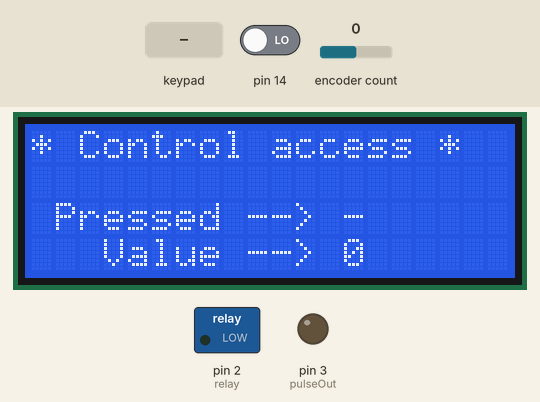
This sketch was run on a simulated Arduino Mega 2560, built with avr-gcc and run on an emulated ATmega2560. Shown: 20×4 character LCD, switched loads named in the sketch (green lamp = pin HIGH), output pins drawn as LEDs (lit = HIGH). The test bench sets the inputs (shaded band); at power-on: encoder count 0, pin 14 LOW.

Above: at 2.9 s.
3.0 s: key 'E' pressed
At 3.01 s:
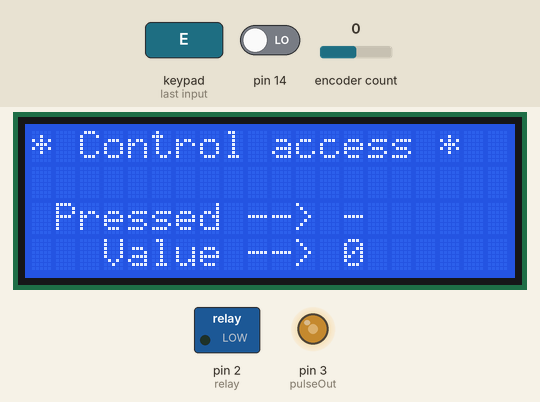
4.5 s: key 'C' pressed
At 5.3 s:
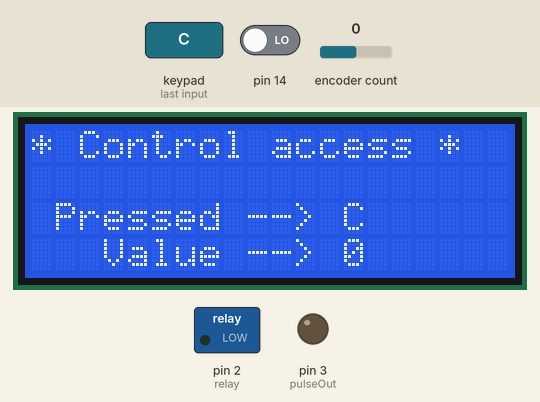
6.0 s: key 'B' pressed
At 7.2 s:
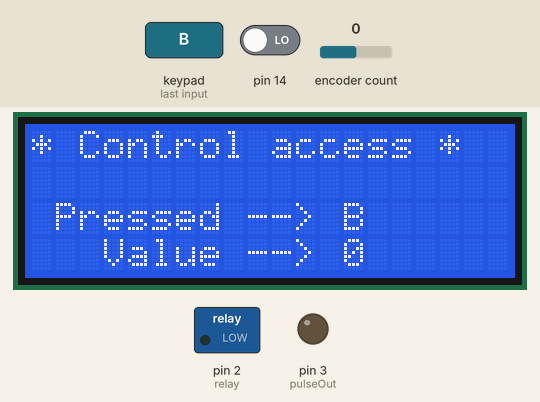
7.5 s: key 'A' pressed
At 7.51 s:
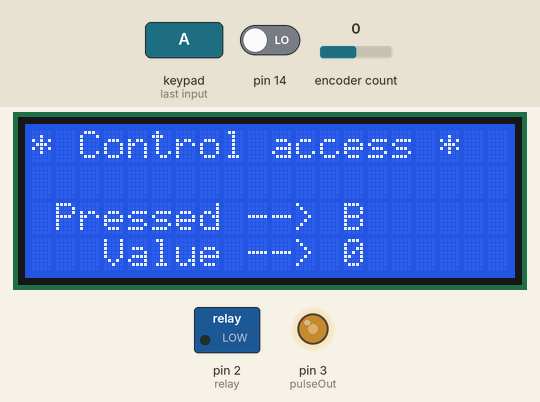
9.0 s: key 'D' pressed
At 9.9 s:
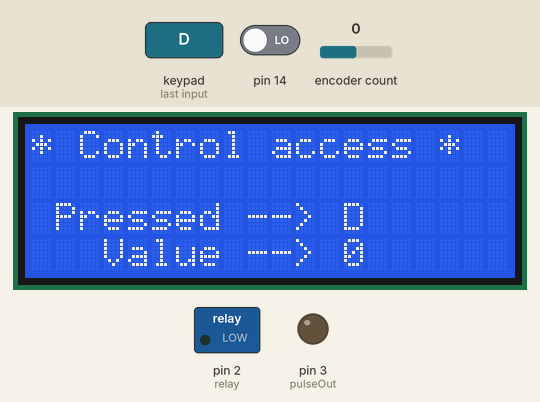
10.5 s: encoder count set to 1
At 11.0 s:
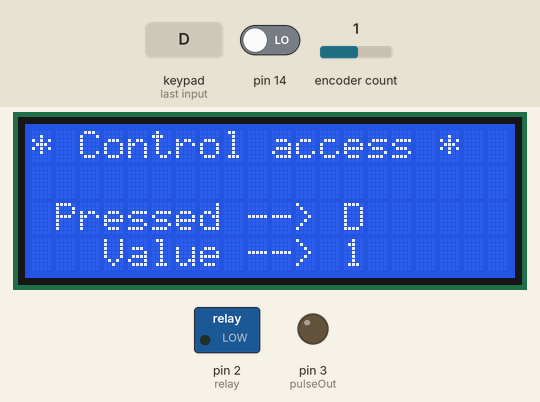
Timing chart, 0 to 13.0 s (numbered marks = the images above; inputs shaded):
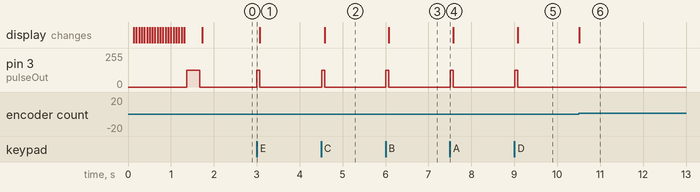

The sketch:

MicrowaveKeypad_control_access.ino
```cpp
#include <Keypad.h>
#include <Wire.h>
#include <LiquidCrystal_I2C.h>
#include <RotaryEncoder.h>

const byte ROWS = 4; //four rows
const byte COLS = 2; //four columns
char hexaKeys[ROWS][COLS] = {
  {'E', ' '},
  {'C', ' '},
  {'B', ' '},
  {'A', 'D'}
};
byte rowPins[ROWS] = {6, 7, 8, 9}; //connect to the row pinouts of the keypad
byte colPins[COLS] = {4, 5}; //connect to the column pinouts of the keypad
char customKey = " ";
byte counter = 0;
byte pin = 34;
const int pulseOut = 3;
const int relay = 2;
int PWMOn  = 127;
int PWMOff  = 0;
//initialize an instance of class NewKeypad
Keypad customKeypad = Keypad( makeKeymap(hexaKeys), rowPins, colPins, ROWS, COLS);
LiquidCrystal_I2C lcd(0x27, 2, 1, 0, 4, 5, 6, 7, 3, POSITIVE);

// Setup a RoraryEncoder for pins A2 and A3:
RotaryEncoder encoder(A2, A3);
//define the cymbols on the buttons of the keypads

void setup() {
  delay(50);
  pinMode(relay, OUTPUT);
  digitalWrite(relay, LOW);

  lcd.begin(20, 4);// initialize the lcd for 20 chars 4 lines
  lcd.backlight(); // backlight on
  lcd.clear();

  lcd.setCursor(0, 2);
  lcd.print("   Initializing ");
  for (int i = 0; i < 20; i++) {
    lcd.setCursor(i, 3);
    lcd.print(".");
    delay(60);
  }
  //  pinMode(3, OUTPUT);
  beep(300);
  lcd.clear();
  lcd.setCursor(0, 0);
  lcd.print("* Control access *");

  lcd.setCursor(0, 2);
  lcd.print(" Pressed --> ");
  lcd.print("-");
  lcd.setCursor(0, 3);
  lcd.print("   Value --> ");
  lcd.print(counter);

  // You may have to modify the next 2 lines if using other pins than A2 and A3
  PCICR |= (1 << PCIE1);    // This enables Pin Change Interrupt 1 that covers the Analog input pins or Port C.
  PCMSK1 |= (1 << PCINT10) | (1 << PCINT11);  // This enables the interrupt for pin 2 and 3 of Port C.
}

void loop() {

  do {

    lcd.setCursor(0, 2);
    lcd.print(" Pressed --> ");
    customKey = customKeypad.getKey();
    if (customKey) {
      beep(70);
      lcd.print(customKey);
    }
    static int pos = 0;

    counter = encoder.getPosition();

    if (pos != counter) {

      lcd.setCursor(0, 3);
      lcd.print("   Value --> ");
      lcd.print(counter);
      lcd.print(" ");
      pos = counter;
    }

    if (customKey == 'D' && pos == pin ) {

        lcd.setCursor(3, 1);
        lcd.print("ACCESS GRANTED!");
        digitalWrite(relay, HIGH);
        for (int i = 1; i < 4; i++) {
          lcd.setCursor(3, 1);
          lcd.print("ACCESS GRANTED!");
          beep(1000);
          lcd.setCursor(3, 1);
          lcd.print("                    ");
          delay(1000);
        }

    } else {
      digitalWrite(relay, LOW);
    }
  } while (counter < 255 && counter > 0);
}

void beep(int time) {
  analogWrite(pulseOut, PWMOn);
  delay(time);
  analogWrite(pulseOut, PWMOff);
}
// The Interrupt Service Routine for Pin Change Interrupt 1
// This routine will only be called on any signal change on A2 and A3: exactly where we need to check.
ISR(PCINT1_vect) {
  beep(70);
  encoder.tick(); // just call tick() to check the state.

}
```

Measured:
- after the input at 3.0 s, pin 3 (pulseOut): 0/255 → 127/255 at once, → 0/255 0.07 s later
- after the input at 4.5 s, pin 3 (pulseOut): 0/255 → 127/255 at once, → 0/255 0.07 s later; the display: changes after 0.08 s (image 2)
- after the input at 6.0 s, pin 3 (pulseOut): 0/255 → 127/255 at once, → 0/255 0.07 s later; the display: changes after 0.07 s (image 3)
- after the input at 7.5 s, pin 3 (pulseOut): 0/255 → 127/255 at once, → 0/255 0.07 s later
- after the input at 9.0 s, pin 3 (pulseOut): 0/255 → 127/255 at once, → 0/255 0.07 s later; the display: changes after 0.08 s (image 5)
- after the input at 10.5 s, the display: changes at once (image 6)
